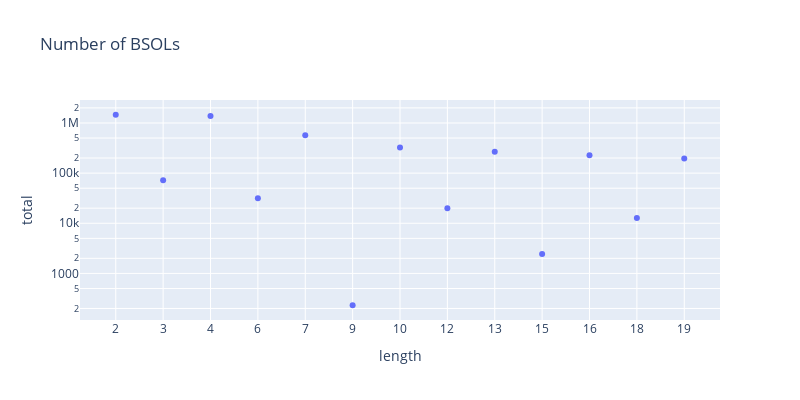

Notebook code for this chart:
### Code cell
import plotly.express as px

# scatter, x=len_bsol, y=count, y axis log scale
def plot_count_by_length(df_stats:pd.DataFrame):
    df = df_stats[['len_bsol', 'length', 'total']].groupby(['len_bsol','length']).first().reset_index()
    fig = px.scatter(df, x='length', y='total', log_y=True,
                     title=f"Number of BSOLs",)
    # set size
    fig.update_layout(width=800, height=400)
    fig.show()

plot_count_by_length(df_stats)

### Figure 1 — Plotly figure (JSON) as saved in the notebook; plotly's stock layout.template omitted (floating-point values rounded to 4 significant figures)
{"data": [{"hovertemplate": "length=%{x}<br>total=%{y}<extra></extra>", "legendgroup": "", "marker": {"color": "#636efa", "symbol": "circle"}, "mode": "markers", "name": "", "orientation": "v", "showlegend": false, "type": "scatter", "x": ["2", "3", "4", "6", "7", "9", "10", "12", "13", "15", "16", "18", "19"], "xaxis": "x", "y": [1458773, 72075, 1370393, 31445, 567952, 232, 325249, 20028, 265409, 2434, 226471, 12700, 194792], "yaxis": "y"}], "layout": {"height": 400, "legend": {"tracegroupgap": 0}, "title": {"text": "Number of BSOLs"}, "width": 800, "xaxis": {"anchor": "y", "domain": [0, 1], "title": {"text": "length"}}, "yaxis": {"anchor": "x", "domain": [0, 1], "title": {"text": "total"}, "type": "log"}}}
